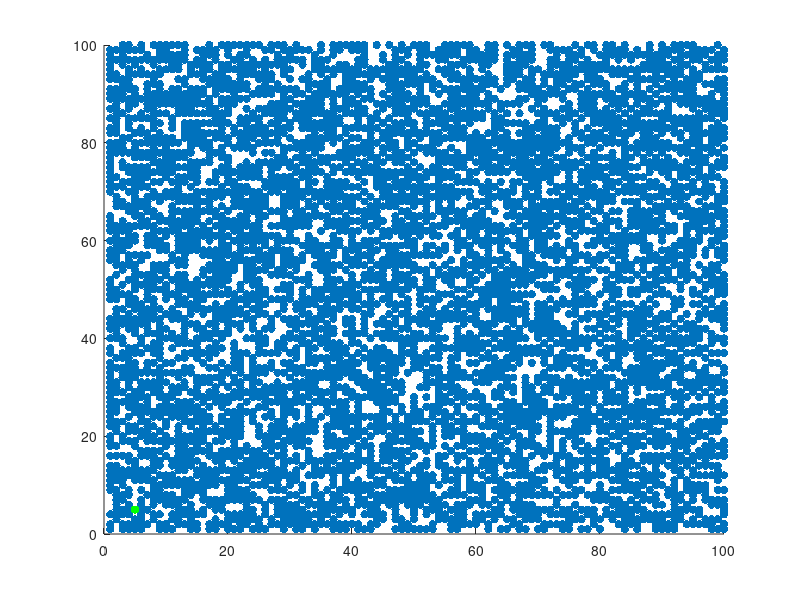

This chart was generated by the following MATLAB code:
clc;
clear;
close all;

%%making knn type method

pts_data = randi([,100],10000,2)
scatter(pts_data(:,1),pts_data(:,2),'filled');

input_pt = [5,5];
region1 = [];    region2 = [];    region3 = [];    region4 = [];

%%making regions
for i = 1:size(pts_data,1)
    if pts_data(i,1)>=0 && pts_data(i,2)>=0
        region1 = [region1;pts_data(i,:)];
    elseif pts_data(i,1)<=0 && pts_data(i,2)>=0
        region2 = [region2;pts_data(i,:)];
    elseif pts_data(i,1)<=0 && pts_data(i,2)<=0
        region3 = [region3;pts_data(i,:)];
    else
        region4 = [region4;pts_data(i,:)];
    end
end
store_data_by_regions = {region1,region2,region3,region4};

%%region_selection
norm_vals = [norm(input_pt-mean(region1));
            norm(input_pt-mean(region2));
            norm(input_pt-mean(region3));
            norm(input_pt-mean(region4))];

min_norm_val = find(norm_vals==min(norm_vals));
closer_region = store_data_by_regions{min_norm_val};

closest_pt = closer_region(1,:);
for i = 2:size(closer_region,1)
    if norm(input_pt-closer_region(i,:))<norm(input_pt-closest_pt)
        closest_pt = closer_region(i,:);
    end
end

hold on;
scatter(closest_pt(1),closest_pt(2),'r','filled')
hold on;
scatter(input_pt(1),input_pt(2),'g','filled')